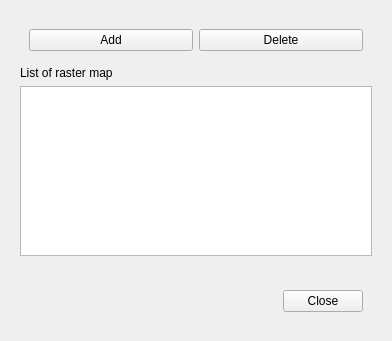
<?xml version="1.0" encoding="UTF-8"?>
<ui version="4.0">
 <class>QMainWindow</class>
 <widget class="QMainWindow" name="QMainWindow">
  <property name="geometry">
   <rect>
    <x>0</x>
    <y>0</y>
    <width>392</width>
    <height>341</height>
   </rect>
  </property>
  <property name="windowTitle">
   <string>Manage rasters</string>
  </property>
  <widget class="QWidget" name="centralwidget">
   <property name="locale">
    <locale language="English" country="UnitedStates"/>
   </property>
   <layout class="QVBoxLayout" name="verticalLayout">
    <property name="leftMargin">
     <number>20</number>
    </property>
    <property name="topMargin">
     <number>20</number>
    </property>
    <property name="rightMargin">
     <number>20</number>
    </property>
    <property name="bottomMargin">
     <number>20</number>
    </property>
    <item>
     <widget class="QWidget" name="widget" native="true">
      <layout class="QHBoxLayout" name="horizontalLayout">
       <item>
        <widget class="QPushButton" name="ADDBTN">
         <property name="text">
          <string>Add</string>
         </property>
        </widget>
       </item>
       <item>
        <widget class="QPushButton" name="DELETEBTN">
         <property name="text">
          <string>Delete</string>
         </property>
        </widget>
       </item>
      </layout>
     </widget>
    </item>
    <item>
     <widget class="QLabel" name="label">
      <property name="text">
       <string>List of raster map</string>
      </property>
     </widget>
    </item>
    <item>
     <widget class="QTableView" name="TV"/>
    </item>
    <item>
     <spacer name="verticalSpacer">
      <property name="orientation">
       <enum>Qt::Vertical</enum>
      </property>
      <property name="sizeHint" stdset="0">
       <size>
        <width>20</width>
        <height>40</height>
       </size>
      </property>
     </spacer>
    </item>
    <item>
     <widget class="QWidget" name="widget_2" native="true">
      <layout class="QGridLayout" name="gridLayout">
       <item row="0" column="1">
        <widget class="QPushButton" name="CLOSEBTN">
         <property name="text">
          <string>Close</string>
         </property>
        </widget>
       </item>
       <item row="0" column="0">
        <spacer name="horizontalSpacer">
         <property name="orientation">
          <enum>Qt::Horizontal</enum>
         </property>
         <property name="sizeHint" stdset="0">
          <size>
           <width>40</width>
           <height>20</height>
          </size>
         </property>
        </spacer>
       </item>
      </layout>
     </widget>
    </item>
   </layout>
  </widget>
 </widget>
 <resources/>
 <connections/>
</ui>
